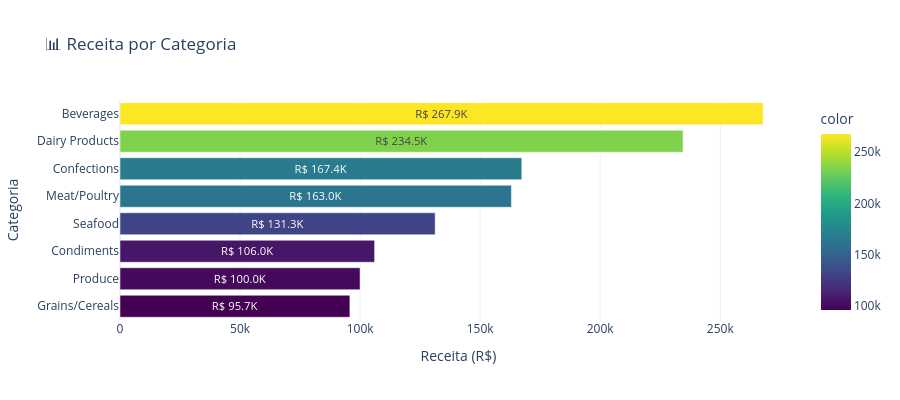

Write notebook code for a chart like this one.
### Code cell
# Fig 2: Revenue by Category  (category_name now inline in dim_product)
fact_cat = fact_sales.merge(dim_product[['product_id', 'category_name']], on='product_id', how='left')
receita_cat = fact_cat.groupby('category_name')['net_sales'].sum().sort_values(ascending=False)

def fmt_cur_short(value):
    if abs(value) >= 1_000_000:
        return f'R$ {value/1_000_000:.1f}M'
    if abs(value) >= 1_000:
        return f'R$ {value/1_000:.1f}K'
    return f'R$ {value:,.0f}'

fig = px.bar(x=receita_cat.values, y=receita_cat.index, orientation='h',
             title='📊 Revenue by Category', labels={'x': 'Revenue (R$)', 'y': 'Category'},
             color=receita_cat.values, color_continuous_scale='Viridis',
             text=[fmt_cur_short(v) for v in receita_cat.values])
fig.update_traces(textposition='inside', insidetextanchor='middle', cliponaxis=False)
fig.update_layout(height=400, showlegend=False, uniformtext_minsize=10, uniformtext_mode='hide')
fig.update_yaxes(autorange='reversed')
fig.show()

### Figure 1 — Plotly figure (JSON) as saved in the notebook; plotly's stock layout.template omitted (floating-point values rounded to 4 significant figures)
{"data": [{"cliponaxis": false, "hovertemplate": "Receita (R$)=%{x}<br>Categoria=%{y}<br>text=%{text}<br>color=%{marker.color}<extra></extra>", "insidetextanchor": "middle", "legendgroup": "", "marker": {"color": [267900.0, 234500.0, 167400.0, 163000.0, 131300.0, 106000.0, 99980.0, 95740.0], "coloraxis": "coloraxis", "pattern": {"shape": ""}}, "name": "", "orientation": "h", "showlegend": false, "text": ["R$ 267.9K", "R$ 234.5K", "R$ 167.4K", "R$ 163.0K", "R$ 131.3K", "R$ 106.0K", "R$ 100.0K", "R$ 95.7K"], "textposition": "inside", "type": "bar", "x": [267900.0, 234500.0, 167400.0, 163000.0, 131300.0, 106000.0, 99980.0, 95740.0], "xaxis": "x", "y": ["Beverages", "Dairy Products", "Confections", "Meat/Poultry", "Seafood", "Condiments", "Produce", "Grains/Cereals"], "yaxis": "y"}], "layout": {"barmode": "relative", "coloraxis": {"colorbar": {"title": {"text": "color"}}, "colorscale": [[0, "#440154"], [0.1111, "#482878"], [0.2222, "#3e4989"], [0.3333, "#31688e"], [0.4444, "#26828e"], [0.5556, "#1f9e89"], [0.6667, "#35b779"], [0.7778, "#6ece58"], [0.8889, "#b5de2b"], [1, "#fde725"]]}, "height": 400, "legend": {"tracegroupgap": 0}, "showlegend": false, "title": {"text": "📊 Receita por Categoria"}, "uniformtext": {"minsize": 10, "mode": "hide"}, "xaxis": {"anchor": "y", "domain": [0, 1], "title": {"text": "Receita (R$)"}}, "yaxis": {"anchor": "x", "autorange": "reversed", "domain": [0, 1], "title": {"text": "Categoria"}}}}
